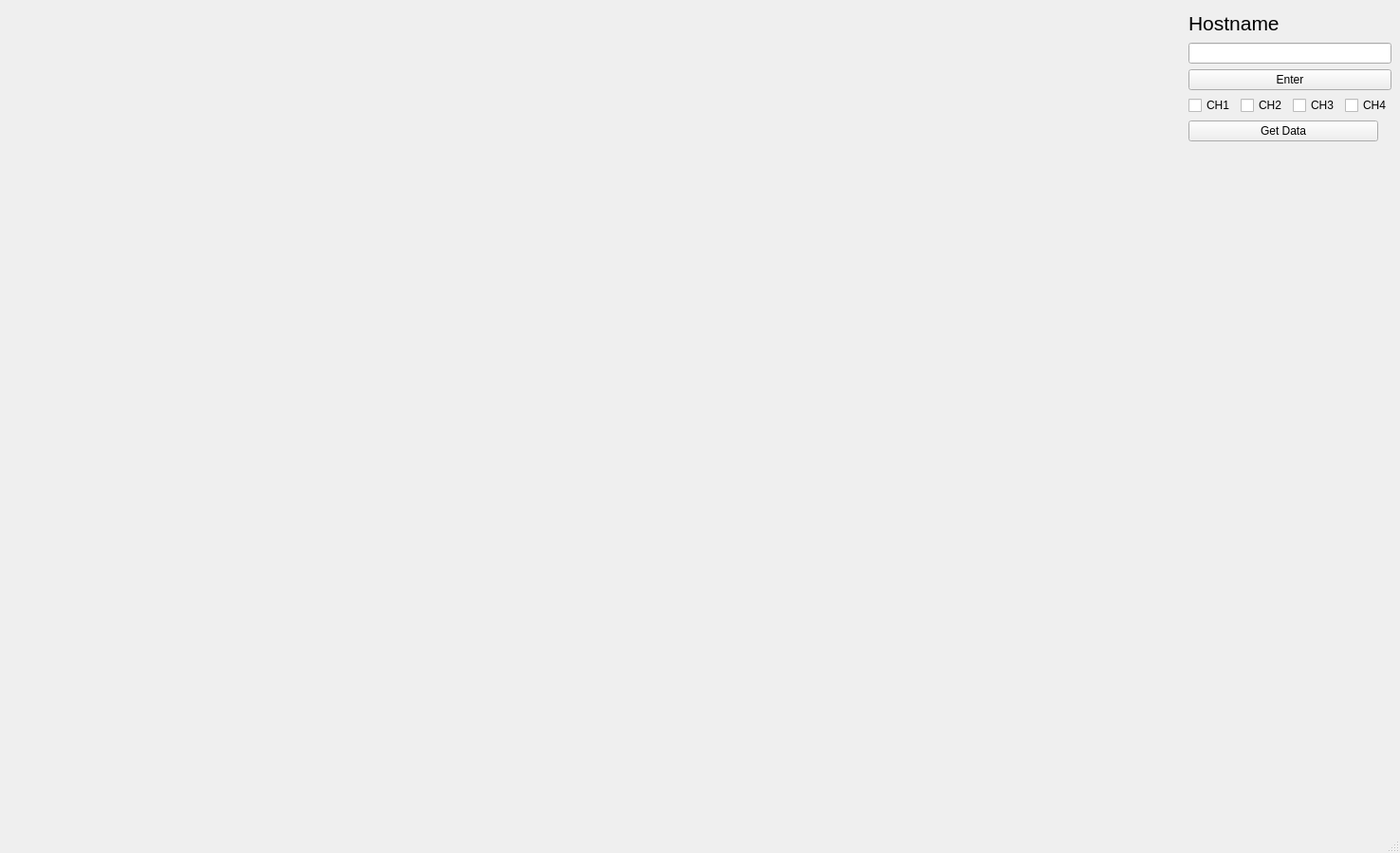
<?xml version="1.0" encoding="UTF-8"?>
<ui version="4.0">
 <class>MainWindow</class>
 <widget class="QMainWindow" name="MainWindow">
  <property name="geometry">
   <rect>
    <x>0</x>
    <y>0</y>
    <width>1476</width>
    <height>899</height>
   </rect>
  </property>
  <property name="windowTitle">
   <string>MainWindow</string>
  </property>
  <widget class="QWidget" name="centralwidget">
   <layout class="QGridLayout" name="gridLayout">
    <item row="0" column="0">
     <layout class="QHBoxLayout" name="horizontalLayout_2">
      <item>
       <widget class="QWidget" name="widget" native="true">
        <property name="sizePolicy">
         <sizepolicy hsizetype="Expanding" vsizetype="Expanding">
          <horstretch>1</horstretch>
          <verstretch>0</verstretch>
         </sizepolicy>
        </property>
       </widget>
      </item>
      <item>
       <layout class="QVBoxLayout" name="verticalLayout">
        <property name="sizeConstraint">
         <enum>QLayout::SetDefaultConstraint</enum>
        </property>
        <item>
         <widget class="QLabel" name="label">
          <property name="sizePolicy">
           <sizepolicy hsizetype="MinimumExpanding" vsizetype="MinimumExpanding">
            <horstretch>0</horstretch>
            <verstretch>0</verstretch>
           </sizepolicy>
          </property>
          <property name="minimumSize">
           <size>
            <width>0</width>
            <height>20</height>
           </size>
          </property>
          <property name="maximumSize">
           <size>
            <width>100</width>
            <height>30</height>
           </size>
          </property>
          <property name="font">
           <font>
            <pointsize>16</pointsize>
           </font>
          </property>
          <property name="text">
           <string>Hostname</string>
          </property>
         </widget>
        </item>
        <item>
         <widget class="QLineEdit" name="lineEdit">
          <property name="maximumSize">
           <size>
            <width>300</width>
            <height>16777215</height>
           </size>
          </property>
         </widget>
        </item>
        <item>
         <widget class="QPushButton" name="pushButton_2">
          <property name="text">
           <string>Enter</string>
          </property>
         </widget>
        </item>
        <item>
         <layout class="QHBoxLayout" name="horizontalLayout">
          <property name="sizeConstraint">
           <enum>QLayout::SetDefaultConstraint</enum>
          </property>
          <item>
           <widget class="QCheckBox" name="checkBox_2">
            <property name="minimumSize">
             <size>
              <width>20</width>
              <height>0</height>
             </size>
            </property>
            <property name="maximumSize">
             <size>
              <width>60</width>
              <height>16777215</height>
             </size>
            </property>
            <property name="text">
             <string>CH1</string>
            </property>
           </widget>
          </item>
          <item>
           <widget class="QCheckBox" name="checkBox">
            <property name="maximumSize">
             <size>
              <width>60</width>
              <height>16777215</height>
             </size>
            </property>
            <property name="text">
             <string>CH2</string>
            </property>
           </widget>
          </item>
          <item>
           <widget class="QCheckBox" name="checkBox_4">
            <property name="maximumSize">
             <size>
              <width>60</width>
              <height>16777215</height>
             </size>
            </property>
            <property name="text">
             <string>CH3</string>
            </property>
           </widget>
          </item>
          <item>
           <widget class="QCheckBox" name="checkBox_3">
            <property name="maximumSize">
             <size>
              <width>60</width>
              <height>16777215</height>
             </size>
            </property>
            <property name="text">
             <string>CH4</string>
            </property>
           </widget>
          </item>
         </layout>
        </item>
        <item>
         <widget class="QPushButton" name="pushButton">
          <property name="maximumSize">
           <size>
            <width>200</width>
            <height>16777215</height>
           </size>
          </property>
          <property name="text">
           <string>Get Data</string>
          </property>
         </widget>
        </item>
        <item>
         <spacer name="verticalSpacer">
          <property name="orientation">
           <enum>Qt::Vertical</enum>
          </property>
          <property name="sizeHint" stdset="0">
           <size>
            <width>20</width>
            <height>40</height>
           </size>
          </property>
         </spacer>
        </item>
       </layout>
      </item>
     </layout>
    </item>
   </layout>
  </widget>
  <widget class="QMenuBar" name="menubar">
   <property name="geometry">
    <rect>
     <x>0</x>
     <y>0</y>
     <width>1476</width>
     <height>21</height>
    </rect>
   </property>
  </widget>
  <widget class="QStatusBar" name="statusbar"/>
 </widget>
 <resources/>
 <connections/>
</ui>
